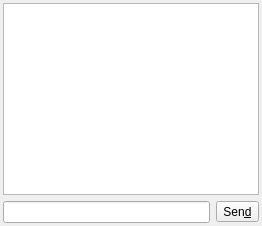
       <widget class="QWidget" name="chatTab">
        <property name="toolTip">
         <string/>
        </property>
        <property name="accessibleName">
         <string/>
        </property>
        <property name="accessibleDescription">
         <string/>
        </property>
        <attribute name="title">
         <string>Ch&amp;at</string>
        </attribute>
        <layout class="QVBoxLayout" name="verticalLayout_3">
         <property name="leftMargin">
          <number>3</number>
         </property>
         <property name="topMargin">
          <number>3</number>
         </property>
         <property name="rightMargin">
          <number>3</number>
         </property>
         <property name="bottomMargin">
          <number>3</number>
         </property>
         <item>
          <widget class="ChatTextEdit" name="chatEdit">
           <property name="mouseTracking">
            <bool>false</bool>
           </property>
           <property name="accessibleName">
            <string>History</string>
           </property>
           <property name="tabChangesFocus">
            <bool>true</bool>
           </property>
           <property name="undoRedoEnabled">
            <bool>false</bool>
           </property>
           <property name="readOnly">
            <bool>true</bool>
           </property>
           <property name="textInteractionFlags">
            <set>Qt::LinksAccessibleByKeyboard|Qt::LinksAccessibleByMouse|Qt::TextBrowserInteraction|Qt::TextSelectableByKeyboard|Qt::TextSelectableByMouse</set>
           </property>
          </widget>
         </item>
         <item>
          <layout class="QHBoxLayout" name="horizontalLayout_2" stretch="0,0">
           <item>
            <widget class="ChatLineEdit" name="msgEdit">
             <property name="visible">
              <bool>false</bool>
             </property>
             <property name="accessibleName">
              <string>Message</string>
             </property>
            </widget>
           </item>
           <item>
            <widget class="QToolButton" name="sendButton">
             <property name="sizePolicy">
              <sizepolicy hsizetype="Minimum" vsizetype="Fixed">
               <horstretch>0</horstretch>
               <verstretch>0</verstretch>
              </sizepolicy>
             </property>
             <property name="visible">
              <bool>false</bool>
             </property>
             <property name="toolTip">
              <string>Send text message</string>
             </property>
             <property name="text">
              <string>Sen&amp;d</string>
             </property>
            </widget>
           </item>
          </layout>
         </item>
        </layout>
       </widget>
